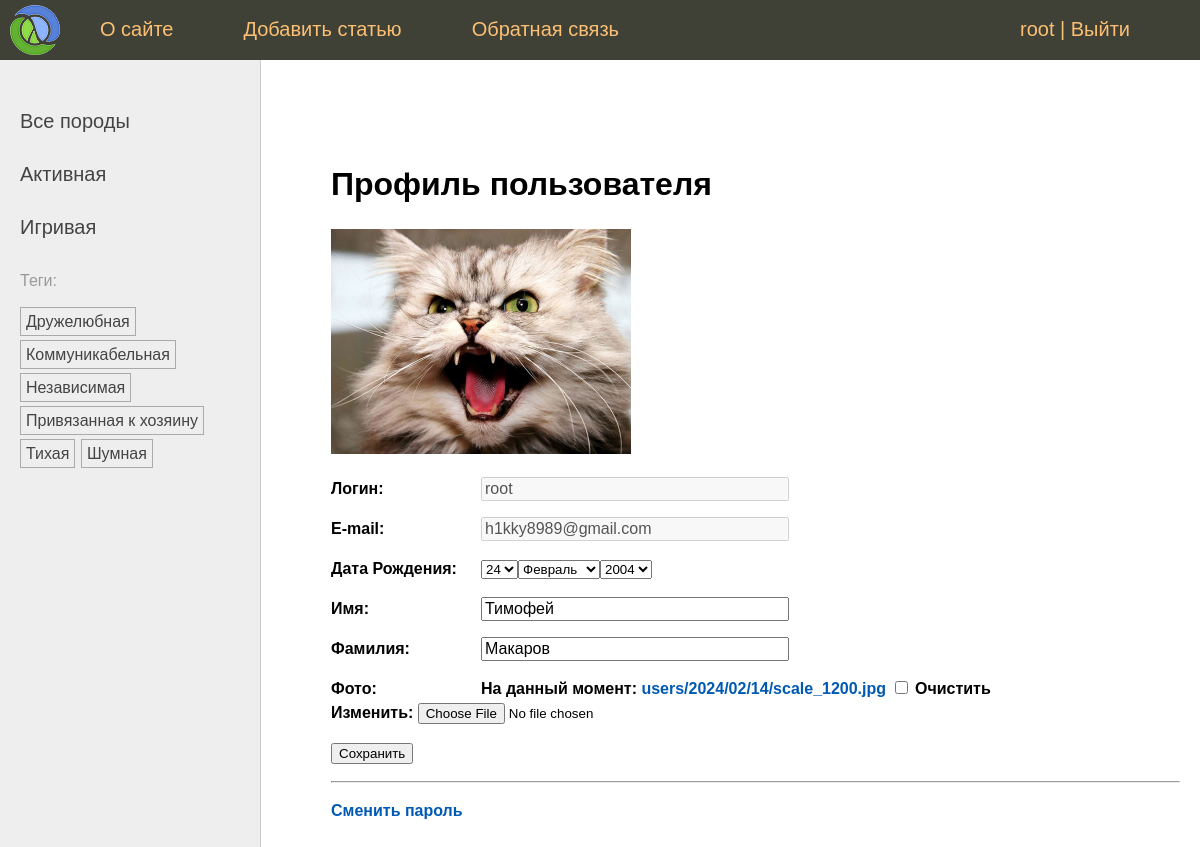
/users/profile/ (signed in), run on an earlier commit of the app's database.
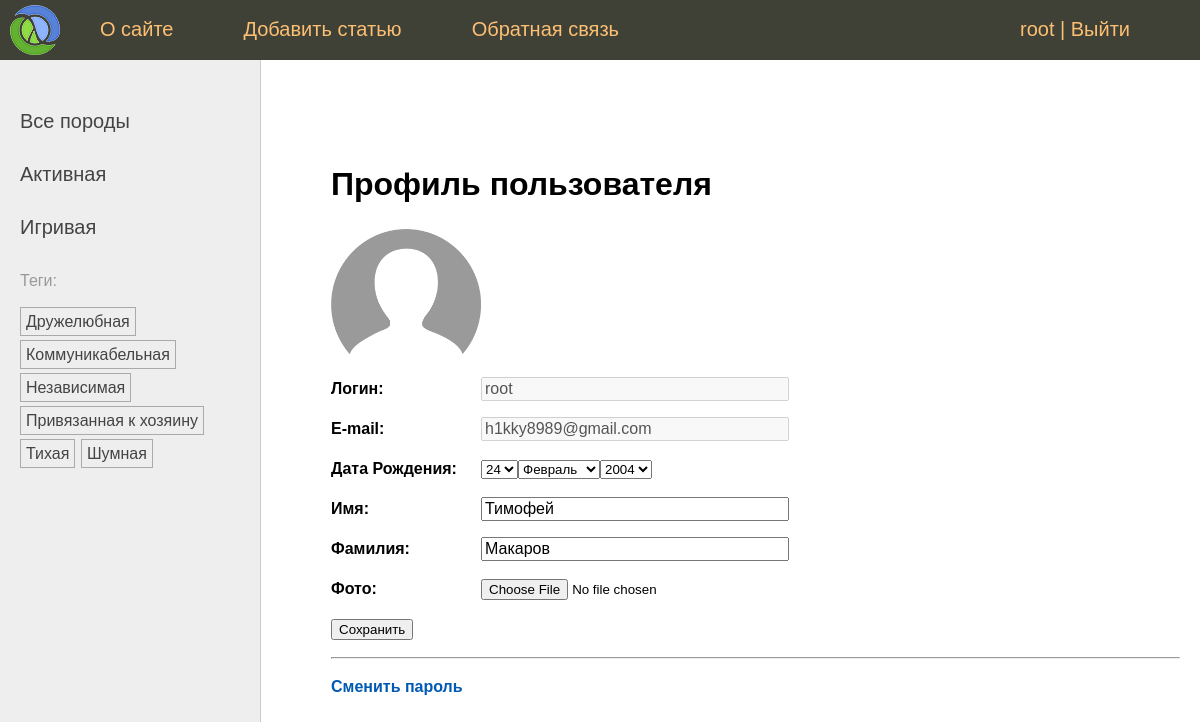
And on a later commit of the database.
### users/models.py (models this page shows)
class User(AbstractUser):
    photo = models.ImageField(
        upload_to="users/%Y/%m/%d/",
        blank=True,
        null=True,
        verbose_name="Фотография",
        )
    date_birth = models.DateTimeField(
        blank=True,
        null=True,
        verbose_name="Дата Рождения",
        )

### cats/models.py (models this page shows, shortened)
class Species(models.Model):
    name = models.CharField(
        max_length=100,
        db_index=True,
        verbose_name="Породы"
        )
    slug = models.SlugField(
        max_length=255,
        unique=True,
        db_index=True
        )
    class Meta:
        verbose_name = "Порода"
        verbose_name_plural = "Породы"
    def get_absolute_url(self):
        return reverse("species", kwargs={"spec_slug": self.slug})

class TagPost(models.Model):
    tag = models.CharField(
        max_length=100,
        db_index=True,
        )
    slug = models.SlugField(
        max_length=255,
        unique=True,
        )
    def get_absolute_url(self):
        return reverse("tag", kwargs={"tag_slug": self.slug})

### users/views.py (the view, shortened to what this page needs)
# urls.py: path('profile/', views.ProfileUser.as_view(), name='profile'),
class ProfileUser(LoginRequiredMixin, UpdateView):
    form_class = ProfileUserForm
    template_name = "users/profile.html"
    extra_context = {
        "title": "Профиль пользователя",
        "default_image": settings.DEFAULT_USER_IMAGE,
        }
    def get_object(self):
        return self.request.user

### users/forms.py
class ProfileUserForm(forms.ModelForm):
    style_text = forms.TextInput(attrs={'class': 'form-input'})
    username = forms.CharField(
        disabled=True,
        label="Логин",
        widget=style_text,
        )
    email = forms.CharField(
        disabled=True,
        label="E-mail",
        widget=style_text,
        )
    this_year = datetime.date.today().year
    date_birth = forms.DateField(
        widget=forms.SelectDateWidget(years=tuple(range(this_year - 100, this_year - 5))),
        label="Дата Рождения"
        )
    class Meta:
        style_text = forms.TextInput(attrs={'class': 'form-input'})
        model = get_user_model()
        fields = ["username", "email", "date_birth", "first_name", "last_name", "photo"]
        labels = {
            "first_name": "Имя",
            "last_name": "Фамилия",
            "photo": "Фото",
        }
        widgets = {
            'first_name': style_text,
            'last_name': style_text,
        }

### cats/templatetags/cat_tags.py (called while the page is built)
@register.inclusion_tag("cats/list_categories.html")
def show_categories(spec_selected=0):
    specs = Species.objects.annotate(total=Count("posts")).filter(posts__is_published=True).filter(total__gt=0)
    return {"specs": specs, "spec_selected": spec_selected}

@register.inclusion_tag("cats/list_tags.html")
def show_all_tags():
    return {"tags": TagPost.objects.annotate(total=Count("tags")).filter(total__gt=0)}

### users/context_processors.py (called while the page is built)
def get_cat_context(requset):
    return {"mainmenu": menu}

### users/templates/users/profile.html (shortened to what this page needs)
{% extends "base.html" %}
{% block content %}
<h1>{{ title }}<h1>
<form method="POST" enctype="multipart/form-data">
    {% if user.photo %}
    <p><img src="{{ user.photo.url }}" width="300" height="300"></p>
    {% else %}
    <p><img src="{{ default_image }}" width="150" height="150"></p>
    {% endif %}
    {% for f in form %}
    <p><label class="form-label" for="{{ f.id_for_label }}">{{f.label}}: </label>{{ f }}</p>
    {% endfor %}
    <p><button type="submit">Сохранить</button></p>
</form>
<hr>
<p><a href="{% url "users:password_change" %}">Сменить пароль</a><p>
{% endblock %}

### templates/base.html (shortened to what this page needs)
{% load static %}
{% load cat_tags %}
<!DOCTYPE html>
<html>
<head>
	<link type="text/css" href="{% static 'cats/css/styles.css' %}" rel="stylesheet" />
</head>
<body>
<table class="table-page" border=0 cellpadding="0" cellspacing="0">
<tr><td valign=top>
{% block mainmenu %}
		<div class="header">
			<ul id="mainmenu" class="mainmenu">
			<li class="logo"><a href="{% url 'home' %}"><div class="logo"></div></a></li>
{% for m in mainmenu %}
	<li><a href="{% url m.url_name %}">{{m.title}}</a></li>
{% endfor %}
{% if user.is_authenticated %}
	<li class="last">
		<a href="{% url "users:profile" %}">{{ user.username }}</a> | <a href="{% url "users:logout" %}">Выйти</a>
	</li>
{% else %}
    <li class="last"><a href="{% url "users:login" %}">Войти</a> | <a href="{% url "users:register" %}">Регистрация</a></li>
{% endif %}
			</ul>
		</div>
{% endblock mainmenu %}
<table class="table-content" border=0 cellpadding="0" cellspacing="0">
<tr>
	<td valign="top" class="left-chapters">
	<ul id="leftchapters">
		{% if spec_selected == 0 %}
			<li class="selected">Все породы</li>
		{% else %}
			<li><a href="{% url 'home' %}">Все породы</a></li>
		{% endif %}
		{% show_categories spec_selected%}
		<li>{% show_all_tags %}</li>
	</ul>
</td>
<td valign="top" class="content">
	<div class="content-text">
{% block content %}
{% endblock %}
	</div>
</td></tr></table>
</td></tr>
</table>
</body>
</html>

### cats/templates/cats/list_categories.html
{% for spec in specs%}
    {% if spec.pk == spec_selected %}
        <li class="selected">{{ spec.name }}</li>
    {% else %}
        <li><a href="{{ spec.get_absolute_url }}">{{ spec.name }}</a></li>
    {% endif %}
{% endfor %}

### cats/templates/cats/list_tags.html
{% if tags %}
    <p>Теги:</p>
    <ul class="tags-list">
        {% for t in tags %}
            <li><a href="{{t.get_absolute_url}}">{{t.tag}}</a></li>
        {% endfor %}
    </ul>
{% endif %}

### cats/static/cats/css/styles.css (style rules this page uses)
html, body { font-family: 'Arial'; margin: 0; padding: 0; height: 100%; width: 100%; color: #444; }
a { color: #0059b2; text-decoration: none; }
img { max-width: 600px; height: auto; }
.table-page { width: 100%; height: 100%; vertical-align: top; }
.table-page tr { height: 100%; }
.header { background: #3F4137; height: 60px; }
.logo { background: url('../images/logo.png') no-repeat 10px 5px; width: 70px; height: 60px; }
ul.mainmenu { list-style: none; margin: 0; padding: 0; height: 60px; color: #fdc073; font-size: 20px; overflow: hidden; }
ul.mainmenu li { float: left; margin: 18px 40px 0 30px; }
ul.mainmenu li.logo { margin: 0; }
ul.mainmenu li.last { float: right; }
ul.mainmenu li a { color: #fdc073; text-decoration: none; }
.table-content { width: 100%; min-height: 100%; height: 100%; }
.left-chapters { margin: 0; background: #eee; border-right: 1px solid #ccc; }
.left-chapters ul { width: 230px; margin: 0; padding: 20px 10px 10px 20px; list-style: none; font-size: 20px; }
.left-chapters ul li { margin: 30px 0 0 0; color: #999; }
.left-chapters ul li a { color: #444; text-decoration: none; }
ul.tags-list { width: 100%; margin: 0; padding: 0; list-style: none; }
ul.tags-list li { margin: 0; padding: 0 0 10px; display: inline-block; }
ul.tags-list li a { padding: 5px; font-size: 16px; border: 1px solid #aaa; }
.content { padding: 40px 20px 20px 40px; width: 100%; box-sizing: border-box; }
.content-text { margin: 60px 0 0 30px; color: #000; font-size: 20px; font-family: Yandex Sans Display Light; }
.content-text h1 { font-size: 32px; }
.form-input { width: 300px; font-size: 16px; }
.form-label { display: inline-block; min-width: 150px; vertical-align: top; }
h1 { font-family: Arial, sans-serif; font-size: 24px; font-weight: bold; line-height: 1.5; }
p { font-family: Verdana, sans-serif; font-size: 16px; line-height: 1.5; }
ul.mainmenu li.last { float: right; margin-right: 70px; }

What changed in the data, as far as the page shows it:
changed User "root": photo: picture removed
Also different on the page:
list line gone: "На данный момент: users/2024/02/14/scale_1200.jpg Очистить Изменить: ☐"
